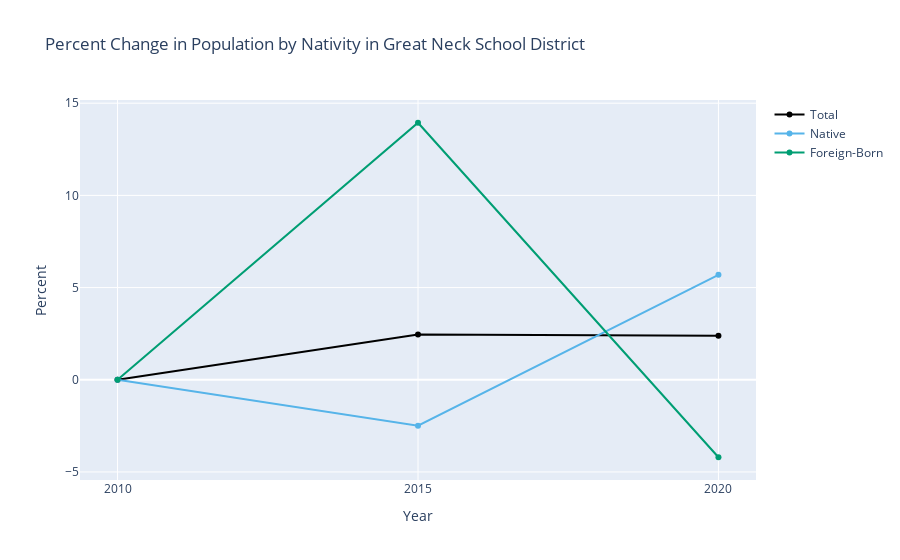

Notebook code cell kept with this figure:
### Markdown cell above
### Graphing Percent Change

The above graph shows a consistent increase in total population, but fluctuations in the underlying segments. The fluctuations appear small, but that might be because the y-axis covers the total population. If we convert the data to show percent change from the previous reporting period, we can get a feel for how significant those fluctuations are.

### Code cell
# df.pct_change works on all columns. But we do not want to modify the Year column!
years = df["Year"]

df_pct_change = df.pct_change()
df_pct_change = df_pct_change * 100
df_pct_change = df_pct_change.fillna(0)
df_pct_change["Year"] = years

print(df_pct_change)

graph_ts_df(
    df_pct_change,
    ["Total", "Native", "Foreign-Born"],
    "Percent Change in Population by Nativity in Great Neck School District",
    "Percent",
)

### Figure 1 — Plotly figure (JSON) as saved in the notebook; plotly's stock layout.template omitted (floating-point values rounded to 4 significant figures)
{"data": [{"hovertemplate": "Year: %{x}<br>Total: %{y:,}<extra></extra>", "line": {"color": "black"}, "mode": "lines+markers", "name": "Total", "type": "scatter", "x": [2010, 2015, 2020], "y": [0, 2.451, 2.381]}, {"hovertemplate": "Year: %{x}<br>Native: %{y:,}<extra></extra>", "line": {"color": "#56B4E9"}, "mode": "lines+markers", "name": "Native", "type": "scatter", "x": [2010, 2015, 2020], "y": [0, -2.489, 5.689]}, {"hovertemplate": "Year: %{x}<br>Foreign-Born: %{y:,}<extra></extra>", "line": {"color": "#009E73"}, "mode": "lines+markers", "name": "Foreign-Born", "type": "scatter", "x": [2010, 2015, 2020], "y": [0, 13.94, -4.202]}], "layout": {"title": {"text": "Percent Change in Population by Nativity in Great Neck School District"}, "xaxis": {"tickmode": "array", "ticktext": ["2010", "2015", "2020"], "tickvals": [2010, 2015, 2020], "title": {"text": "Year"}}, "yaxis": {"title": {"text": "Percent"}}}}
